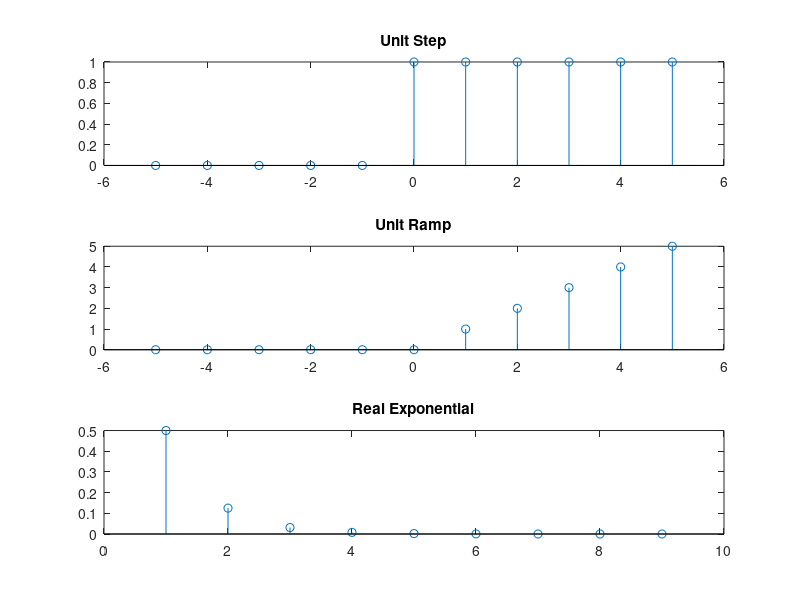

The MATLAB source for this figure:
t= -5:5;
y1= (t>=0);
y2= t.* y1;
t1=1:9;
y3= 2*(0.25).^t1;
subplot(3,1,1), stem(t, y1);
title('Unit Step');
subplot(3,1,2), stem(t, y2);
title('Unit Ramp');
subplot(3,1,3), stem(t1, y3);
title('Real Exponential');